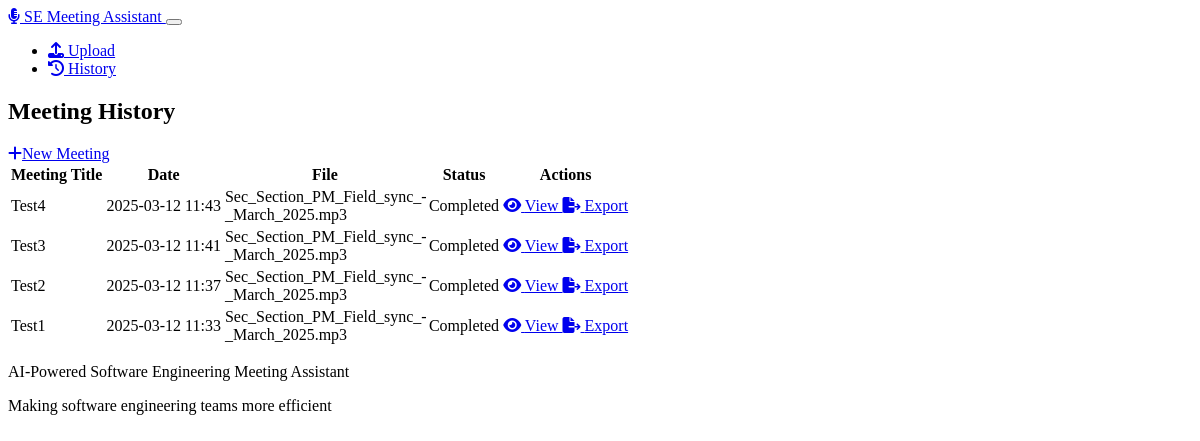
The app's page /history with its own data.
### models.py (models this page shows, shortened)
class Meeting(db.Model):
    id = db.Column(db.String(36), primary_key=True, default=lambda: str(uuid.uuid4()))
    title = db.Column(db.String(255), nullable=False)
    recording_filename = db.Column(db.String(255), nullable=False)
    original_filename = db.Column(db.String(255), nullable=False)
    transcript = db.Column(db.Text, nullable=True)
    summary = db.Column(db.Text, nullable=True)
    decisions = db.Column(db.Text, nullable=True)
    action_items = db.Column(db.Text, nullable=True)
    created_at = db.Column(db.DateTime, default=datetime.utcnow)
    processed = db.Column(db.Boolean, default=False)
    error = db.Column(db.Text, nullable=True)

### routes.py (the view)
    @app.route('/history')
    def view_history():
        meetings = Meeting.query.order_by(Meeting.created_at.desc()).all()
        return render_template('history.html', meetings=meetings)

### templates/history.html
{% extends "layout.html" %}
{% block content %}
<div class="row">
    <div class="col-md-12">
        <div class="d-flex justify-content-between align-items-center mb-4">
            <h2>Meeting History</h2>
            <a href="{{ url_for('index') }}" class="btn btn-primary">
                <i class="fas fa-plus me-2"></i>New Meeting
            </a>
        </div>
        {% if meetings %}
            <div class="table-responsive">
                <table class="table table-hover">
                    <thead>
                        <tr>
                            <th>Meeting Title</th>
                            <th>Date</th>
                            <th>File</th>
                            <th>Status</th>
                            <th>Actions</th>
                        </tr>
                    </thead>
                    <tbody>
                        {% for meeting in meetings %}
                            <tr>
                                <td>{{ meeting.title }}</td>
                                <td>{{ meeting.created_at.strftime('%Y-%m-%d %H:%M') }}</td>
                                <td class="text-truncate" style="max-width: 200px;">{{ meeting.original_filename }}</td>
                                <td>
                                    {% if meeting.error %}
                                        <span class="badge bg-danger">Error</span>
                                    {% elif meeting.processed %}
                                        <span class="badge bg-success">Completed</span>
                                    {% else %}
                                        <span class="badge bg-warning">Processing</span>
                                    {% endif %}
                                </td>
                                <td>
                                    <a href="{{ url_for('view_summary', meeting_id=meeting.id) }}" class="btn btn-sm btn-outline-primary">
                                        <i class="fas fa-eye me-1"></i> View
                                    </a>
                                    {% if meeting.processed and not meeting.error %}
                                        <a href="{{ url_for('export_summary', meeting_id=meeting.id) }}" class="btn btn-sm btn-outline-secondary ms-1">
                                            <i class="fas fa-file-export me-1"></i> Export
                                        </a>
                                    {% endif %}
                                </td>
                            </tr>
                        {% endfor %}
                    </tbody>
                </table>
            </div>
        {% else %}
            <div class="alert alert-info">
                <i class="fas fa-info-circle me-2"></i>
                No meetings have been processed yet. <a href="{{ url_for('index') }}">Upload a meeting recording</a> to get started.
            </div>
        {% endif %}
    </div>
</div>
{% endblock %}

### templates/layout.html (shortened to what this page needs)
<!DOCTYPE html>
<html lang="en" data-bs-theme="dark">
<head>
    <link href="https://cdn.replit.com/agent/bootstrap-agent-dark-theme.min.css" rel="stylesheet">
    <link rel="stylesheet" href="https://cdnjs.cloudflare.com/ajax/libs/font-awesome/6.5.1/css/all.min.css">
    <link rel="stylesheet" href="{{ url_for('static', filename='css/custom.css') }}">
</head>
<body>
    <nav class="navbar navbar-expand-lg navbar-dark bg-dark mb-4">
        <div class="container">
            <a class="navbar-brand" href="{{ url_for('index') }}">
                <i class="fas fa-microphone-alt me-2"></i>
                SE Meeting Assistant
            </a>
            <button class="navbar-toggler" type="button" data-bs-toggle="collapse" data-bs-target="#navbarNav" aria-controls="navbarNav" aria-expanded="false" aria-label="Toggle navigation">
            </button>
            <div class="collapse navbar-collapse" id="navbarNav">
                <ul class="navbar-nav ms-auto">
                    <li class="nav-item">
                        <a class="nav-link" href="{{ url_for('index') }}">
                            <i class="fas fa-upload me-1"></i> Upload
                        </a>
                    </li>
                    <li class="nav-item">
                        <a class="nav-link" href="{{ url_for('view_history') }}">
                            <i class="fas fa-history me-1"></i> History
                        </a>
                    </li>
                </ul>
            </div>
        </div>
    </nav>
    <div class="container">
        {% block content %}{% endblock %}
    </div>
    <footer class="bg-dark text-center text-white py-4 mt-5">
        <div class="container">
            <p class="mb-0">AI-Powered Software Engineering Meeting Assistant</p>
            <p class="text-muted small mb-0">Making software engineering teams more efficient</p>
        </div>
    </footer>
</body>
</html>

### records on screen
Meeting: title "Test4", created_at "2025-03-12 11:43", original_filename "Sec_Section_PM_Field_sync_-_March_2025.mp3", processed "Completed"
Meeting: title "Test3", created_at "2025-03-12 11:41", original_filename "Sec_Section_PM_Field_sync_-_March_2025.mp3", processed "Completed"
Meeting: title "Test2", created_at "2025-03-12 11:37", original_filename "Sec_Section_PM_Field_sync_-_March_2025.mp3", processed "Completed"
Meeting: title "Test1", created_at "2025-03-12 11:33", original_filename "Sec_Section_PM_Field_sync_-_March_2025.mp3", processed "Completed"
